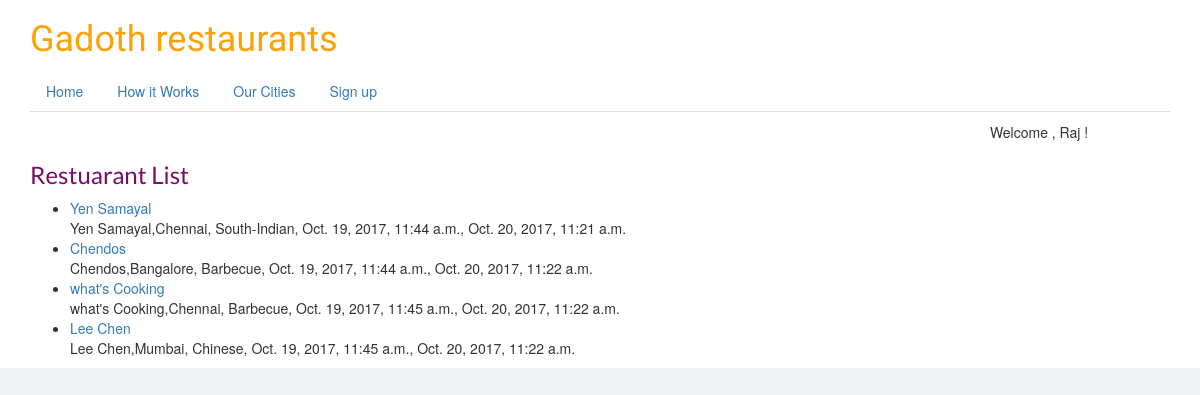
/restaurants/, run on an earlier commit of the app's database.
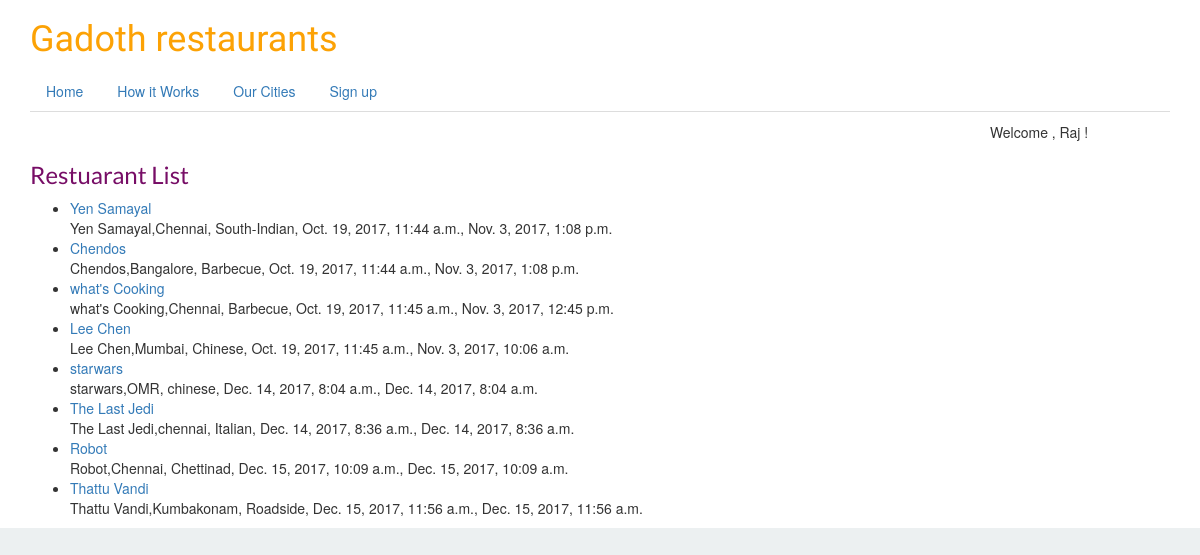
And on a later commit of the database.
### restaurants/models.py (models this page shows, shortened)
class restaurantLocations(models.Model):
    name        = models.CharField(max_length=120)
    location    = models.CharField(max_length=120,null=True,blank=True)
    category    = models.CharField(max_length=120,null=True,blank=True)
    created     = models.DateTimeField(auto_now_add=True,blank=True)
    modified    = models.DateTimeField(auto_now=True)
    slug        = models.SlugField(null=True,blank=True)
    def __str__(self):
        return self.name

### restaurants/views.py (the view)
# urls.py: url(r'^restaurants/$', restaurant_listView),
def restaurant_listView(request):
    template_name='restaurants/restaurants_list.html'
    queryset = restaurantLocations.objects.all()
    context={
        "object_list" : queryset
    }
    return render(request,template_name,context)

### restaurants/templates/restaurants/restaurants_list.html (shortened to what this page needs)
{% extends 'base.html' %}
{% block page %}
<h3> Restuarant List</h3>
<ul>
    {% for obj in object_list %}
        <li><a href="/restaurants/{{obj.slug}}">{{ obj }}</a></br>
            {{ obj.name }},{{ obj.location }}, {{ obj.category }}, {{ obj.created }}, {{ obj.modified }}
        </li>
    {% endfor %}
</ul>
{% endblock %}

### templates/base.html (shortened to what this page needs)
<!Doctype html>
<html lang="en">
<head>
{% include 'snippets/css.html' %}
</head>
<body>
    <div class="container">
        {% block contents %}
        <h1>Gadoth restaurants</h1>
        {% include 'snippets/nav.html' %}
        {% endblock %}
        {% include 'snippets/welcome.html' with greetings="Welcome" person="Raj" %}
        {% block page %}{% endblock %}
    </div>
</body>
</html>

### templates/snippets/css.html (shortened to what this page needs)
{% load staticfiles %}
<link rel="stylesheet" href="//maxcdn.bootstrapcdn.com/bootstrap/3.3.7/css/bootstrap.min.css">
<link rel="stylesheet" href="//maxcdn.bootstrapcdn.com/bootstrap/3.3.7/css/bootstrap-theme.min.css">
<link rel="stylesheet" type="text/css" href="{% static 'css/style.css' %}">

### templates/snippets/nav.html
<p>
    <ul class="nav nav-tabs">
         <li><a href='/' >Home</a></li>
         <li><a href='/works/' >How it Works</a></li>
         <li><a href='/cities/' >Our Cities</a></li>
         <li><a href='/plans/' >Sign up</a></li>
    </ul>
</p>

### templates/snippets/welcome.html
<div class="row">
    <div class="col-md-offset-10">
        {{ greetings }} , {{ person|default:"friend"}} !
    </div>
</div>

### static/css/style.css (style rules this page uses)
html { background-color: #ecf0f1; }
h1 { color: #FCA205; font-family: 'Lobster'; }
h3 { color: #770d66; font-family: 'Lato'; }

What changed in the data, as far as the page shows it:
changed restaurantLocations "Yen Samayal": modified "Oct. 20, 2017, 11:21 a.m." → "Nov. 3, 2017, 1:08 p.m."
changed restaurantLocations "Chendos": modified "Oct. 20, 2017, 11:22 a.m." → "Nov. 3, 2017, 1:08 p.m."
changed restaurantLocations "what's Cooking": modified "Oct. 20, 2017, 11:22 a.m." → "Nov. 3, 2017, 12:45 p.m."
changed restaurantLocations "Lee Chen": modified "Oct. 20, 2017, 11:22 a.m." → "Nov. 3, 2017, 10:06 a.m."
added restaurantLocations: name "starwars", location "OMR", category "chinese", created "Dec. 14, 2017, 8:04 a.m.", modified "Dec. 14, 2017, 8:04 a.m."
added restaurantLocations: name "The Last Jedi", location "chennai", category "Italian", created "Dec. 14, 2017, 8:36 a.m.", modified "Dec. 14, 2017, 8:36 a.m."
added restaurantLocations: name "Robot", location "Chennai", category "Chettinad", created "Dec. 15, 2017, 10:09 a.m.", modified "Dec. 15, 2017, 10:09 a.m."
added restaurantLocations: name "Thattu Vandi", location "Kumbakonam", category "Roadside", created "Dec. 15, 2017, 11:56 a.m.", modified "Dec. 15, 2017, 11:56 a.m."
